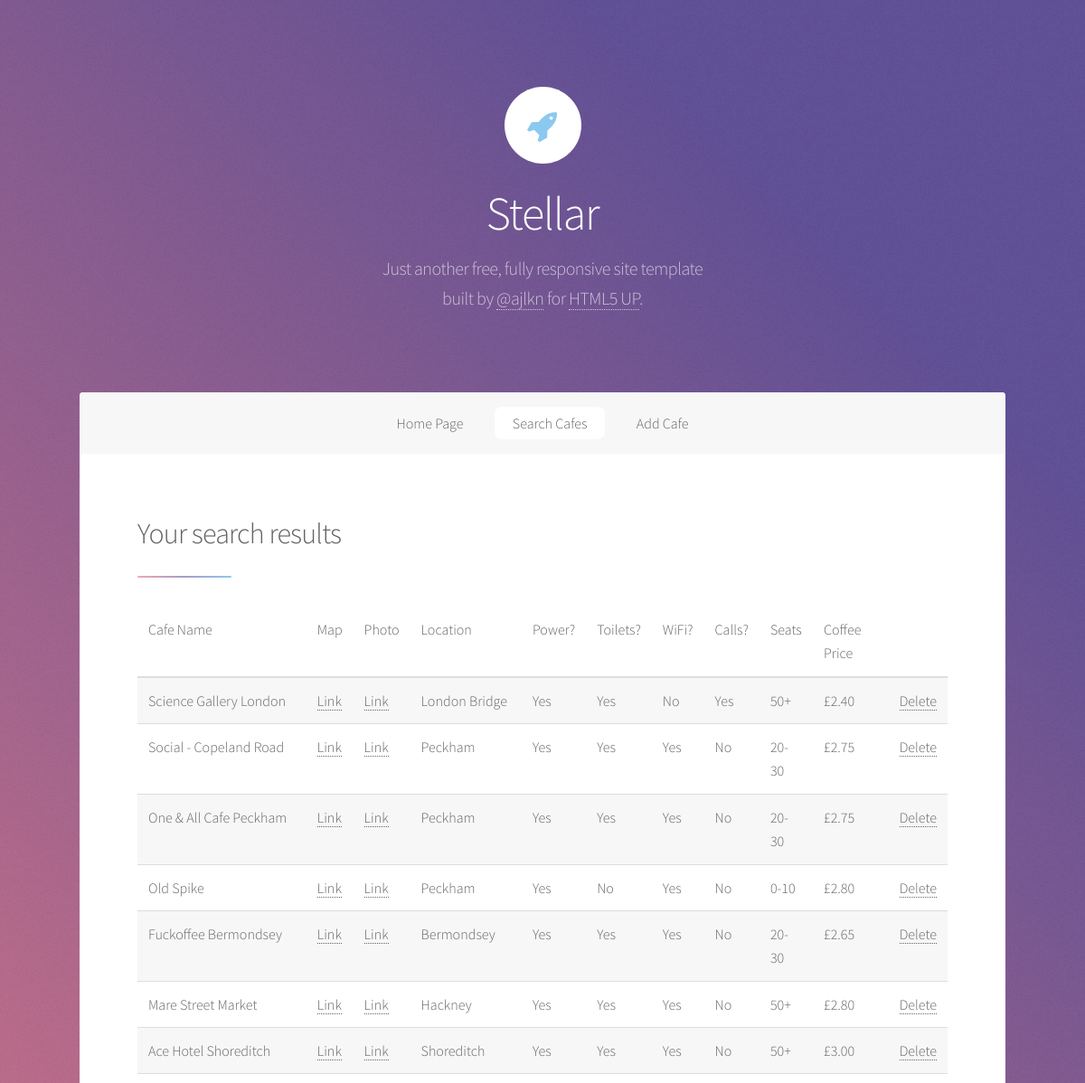
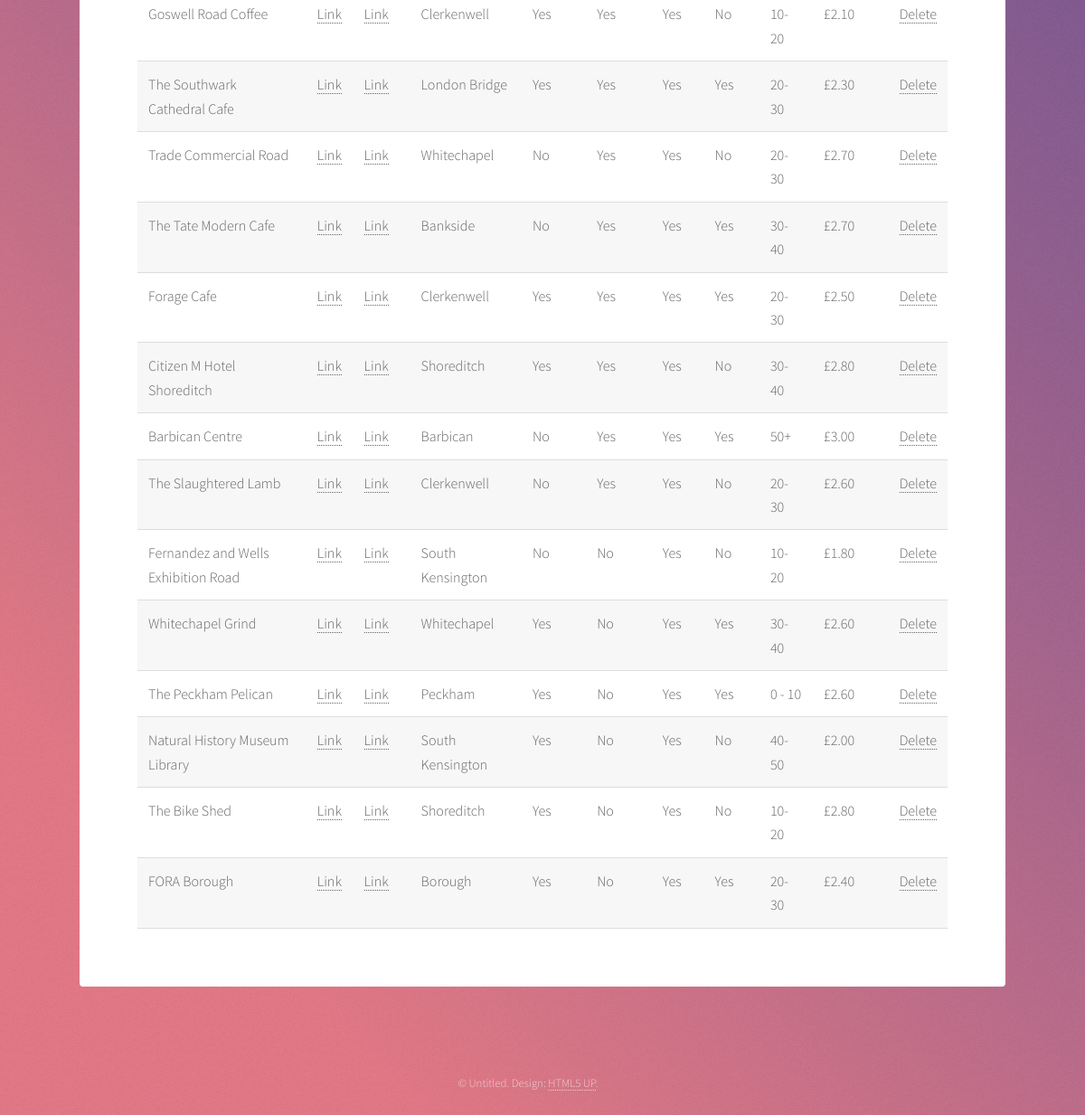
Screenshot of /all with the database file from the repository (2 pictures, top to bottom).
### main.py (models this page shows, shortened)
class Cafe(db.Model):
    id = db.Column(db.Integer, primary_key=True)
    name = db.Column(db.String(250), nullable=False)
    map_url = db.Column(db.String(250), nullable=False)
    img_url = db.Column(db.String(250), nullable=False)
    location = db.Column(db.String(250), nullable=False)
    has_sockets = db.Column(db.Integer, nullable=False)
    has_toilet = db.Column(db.Integer, nullable=False)
    has_wifi = db.Column(db.Integer, nullable=False)
    can_take_calls = db.Column(db.Integer, nullable=False)
    seats = db.Column(db.String(250), nullable=False)
    coffee_price = db.Column(db.String, nullable=False)

### main.py (the view)
@app.route('/all')
def showAll():
    all_cafes = db.session.query(Cafe)
    return render_template('Results.html', cafes=all_cafes)

### templates/Results.html
{% extends "LayoutFile.html" %}
{% import "bootstrap/wtf.html" as wtf %}
{% block navbar %}
<nav id="nav">
    <ul>
        <li><a href="{{ url_for('home') }}">Home Page</a></li>
        <li><a href="{{ url_for('SearchCafe') }}" class="active">Search Cafes</a></li>
        <li><a href="{{ url_for('addCafe') }}">Add Cafe</a></li>
    </ul>
</nav>
{% endblock %}
{% block sectionheader %}Your search results{% endblock %}
{% block sectioncontent %}
    {% if cafes %}
        <table class="table">
            <thead>
                <td>Cafe Name</td>
                <td>Map</td>
                <td>Photo</td>
                <td>Location</td>
                <td>Power?</td>
                <td>Toilets?</td>
                <td>WiFi?</td>
                <td>Calls?</td>
                <td>Seats</td>
                <td>Coffee Price</td>
            </thead>
            {% for cafe in cafes: %}
            <tr>
                <td>{{ cafe.name }}</td>
                <td><a href="{{ cafe.map_url }}">Link</a></td>
                <td><a href="{{ cafe.img_url }}">Link</a></td>
                <td>{{ cafe.location }}</td>
                <td>
                    {% if cafe.has_sockets == 1: %}
                        Yes
                    {% else %}
                        No
                    {% endif %}
                </td>
                <td>
                    {% if cafe.has_toilet == 1: %}
                        Yes
                    {% else %}
                        No
                    {% endif %}
                </td>
                <td>
                    {% if cafe.has_wifi == 1: %}
                        Yes
                    {% else %}
                        No
                    {% endif %}
                </td>
                <td>
                    {% if cafe.can_take_calls == 1: %}
                        Yes
                    {% else %}
                        No
                    {% endif %}
                </td>
                <td>{{ cafe.seats }}</td>
                <td>{{ cafe.coffee_price }}</td>
                <td><a href="{{ url_for('DeleteCafe', id=cafe.id) }}">Delete</a></td>
            </tr>
            {% endfor %}
          </table>
        {% else %}
            <p>Sorry, I couldn't find any cafes in that location. If you want to view all cafes click <a href="{{ url_for('showAll') }}">here</a></p>
        {% endif %}
{% endblock %}

### templates/LayoutFile.html (shortened to what this page needs)
<!DOCTYPE HTML>
<html>
	<head>
        {% block head %}
		<link rel="stylesheet" href="static/assets/css/main.css" />
        {% endblock %}
	</head>
	<body class="is-preload">
			<div id="wrapper">
					<header id="header" class="alt">
						<span class="logo"><img src="static/images/logo.svg" alt="" /></span>
						{% block title %}
                        <h1>Stellar</h1>
						<p>Just another free, fully responsive site template<br />
                        {% endblock %}
						built by <a href="https://twitter.com/ajlkn">@ajlkn</a> for <a href="https://html5up.net">HTML5 UP</a>.</p>
					</header>
					{% block navbar %}{% endblock %}
					<div id="main">
							<section id="intro" class="main">
								<div class="spotlight">
									<div class="content">
										<header class="major">
											<h2>{% block sectionheader %}Ipsum sed adipiscing{% endblock %}</h2>
										</header>
										{% block sectioncontent %}{% endblock %}
									</div>
								</div>
							</section>
					</div>
					<footer id="footer">
						<p class="copyright">&copy; Untitled. Design: <a href="https://html5up.net">HTML5 UP</a>.</p>
					</footer>
			</div>
	</body>
</html>

### rows the page displays
Cafe: name "Science Gallery London", location "London Bridge", has_sockets "Yes", has_toilet "Yes", has_wifi "No", can_take_calls "Yes", seats "50+", coffee_price "£2.40"
Cafe: name "Social - Copeland Road", location "Peckham", has_sockets "Yes", has_toilet "Yes", has_wifi "Yes", can_take_calls "No", seats "20-30", coffee_price "£2.75"
Cafe: name "One & All Cafe Peckham", location "Peckham", has_sockets "Yes", has_toilet "Yes", has_wifi "Yes", can_take_calls "No", seats "20-30", coffee_price "£2.75"
Cafe: name "Old Spike", location "Peckham", has_sockets "Yes", has_toilet "No", has_wifi "Yes", can_take_calls "No", seats "0-10", coffee_price "£2.80"
Cafe: name "Fuckoffee Bermondsey", location "Bermondsey", has_sockets "Yes", has_toilet "Yes", has_wifi "Yes", can_take_calls "No", seats "20-30", coffee_price "£2.65"
Cafe: name "Mare Street Market", location "Hackney", has_sockets "Yes", has_toilet "Yes", has_wifi "Yes", can_take_calls "No", seats "50+", coffee_price "£2.80"
Cafe: name "Ace Hotel Shoreditch", location "Shoreditch", has_sockets "Yes", has_toilet "Yes", has_wifi "Yes", can_take_calls "No", seats "50+", coffee_price "£3.00"
Cafe: name "Goswell Road Coffee", location "Clerkenwell", has_sockets "Yes", has_toilet "Yes", has_wifi "Yes", can_take_calls "No", seats "10-20", coffee_price "£2.10"
Cafe: name "The Southwark Cathedral Cafe", location "London Bridge", has_sockets "Yes", has_toilet "Yes", has_wifi "Yes", can_take_calls "Yes", seats "20-30", coffee_price "£2.30"
Cafe: name "Trade Commercial Road", location "Whitechapel", has_sockets "No", has_toilet "Yes", has_wifi "Yes", can_take_calls "No", seats "20-30", coffee_price "£2.70"
Cafe: name "The Tate Modern Cafe", location "Bankside", has_sockets "No", has_toilet "Yes", has_wifi "Yes", can_take_calls "Yes", seats "30-40", coffee_price "£2.70"
Cafe: name "Forage Cafe", location "Clerkenwell", has_sockets "Yes", has_toilet "Yes", has_wifi "Yes", can_take_calls "Yes", seats "20-30", coffee_price "£2.50"
Cafe: name "Citizen M Hotel Shoreditch", location "Shoreditch", has_sockets "Yes", has_toilet "Yes", has_wifi "Yes", can_take_calls "No", seats "30-40", coffee_price "£2.80"
Cafe: name "Barbican Centre", location "Barbican", has_sockets "No", has_toilet "Yes", has_wifi "Yes", can_take_calls "Yes", seats "50+", coffee_price "£3.00"
Cafe: name "The Slaughtered Lamb", location "Clerkenwell", has_sockets "No", has_toilet "Yes", has_wifi "Yes", can_take_calls "No", seats "20-30", coffee_price "£2.60"
Cafe: name "Fernandez and Wells Exhibition Road", location "South Kensington", has_sockets "No", has_toilet "No", has_wifi "Yes", can_take_calls "No", seats "10-20", coffee_price "£1.80"
Cafe: name "Whitechapel Grind", location "Whitechapel", has_sockets "Yes", has_toilet "No", has_wifi "Yes", can_take_calls "Yes", seats "30-40", coffee_price "£2.60"
Cafe: name "The Peckham Pelican", location "Peckham", has_sockets "Yes", has_toilet "No", has_wifi "Yes", can_take_calls "Yes", seats "0 - 10", coffee_price "£2.60"
Cafe: name "Natural History Museum Library", location "South Kensington", has_sockets "Yes", has_toilet "No", has_wifi "Yes", can_take_calls "No", seats "40-50", coffee_price "£2.00"
Cafe: name "The Bike Shed", location "Shoreditch", has_sockets "Yes", has_toilet "No", has_wifi "Yes", can_take_calls "No", seats "10-20", coffee_price "£2.80"
Cafe: name "FORA Borough", location "Borough", has_sockets "Yes", has_toilet "No", has_wifi "Yes", can_take_calls "Yes", seats "20-30", coffee_price "£2.40"
